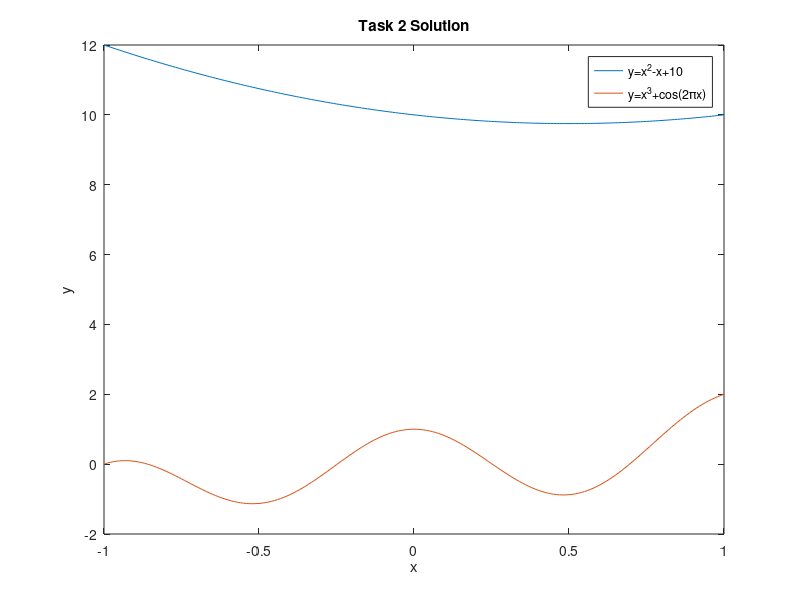

Recreate this plot in MATLAB.
x = -1:0.01:1;
y1 = x.^2-x+10;
y2 = x.^3+cos(2*pi*x);
plot(x,y1,x,y2)
title('Task 2 Solution')
xlabel('x')
ylabel('y')
legend('y=x^2-x+10','y=x^3+cos(2{\pi}x)')
clear x y1 y2